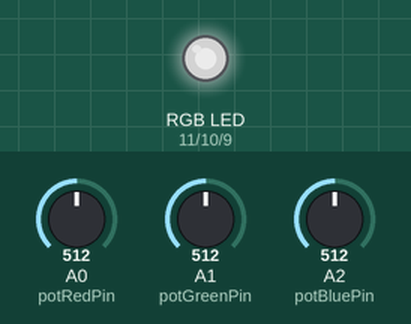
Simulated run of this sketch. Board: Arduino Uno, built with avr-gcc and run on an emulated ATmega328P. On the bench: an RGB LED mixed from three pins (HIGH = lit). The inputs (shaded band) are chosen by the test bench; at power-on: A0 (potRedPin) = 512, A1 (potGreenPin) = 512, A2 (potBluePin) = 512. Dim RGB values are drawn brighter than linear.

Above: at 1.2 s.
1.3 s: A0 (potRedPin) set to 716
At 2.1 s:
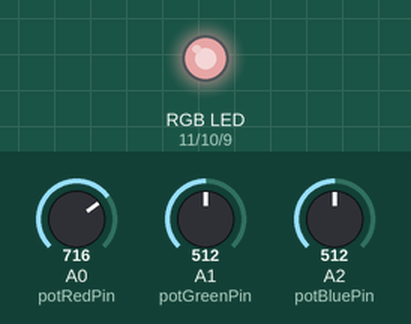
2.8 s: A1 (potGreenPin) set to 716
At 3.2 s:
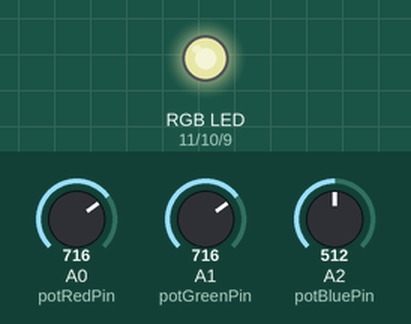
4.3 s: A2 (potBluePin) set to 716
At 5.5 s:
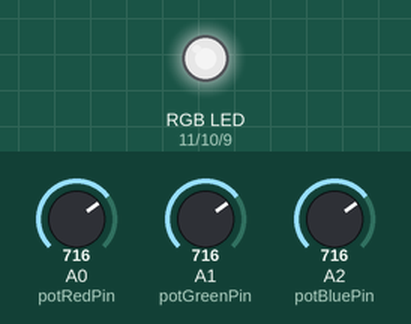
5.8 s: A0 (potRedPin) set to 900
At 6.7 s:
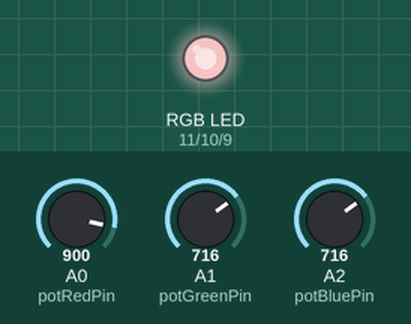
7.3 s: A1 (potGreenPin) set to 900
At 7.8 s:
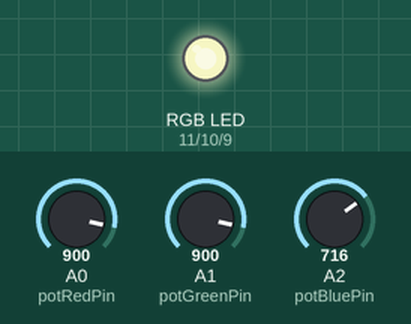
8.8 s: A2 (potBluePin) set to 900
At 10.2 s:
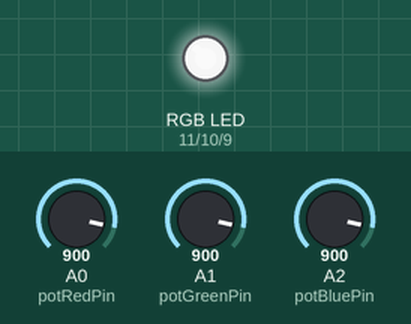
Timing chart, 0 to 11.3 s (numbered marks = the images above; inputs shaded):
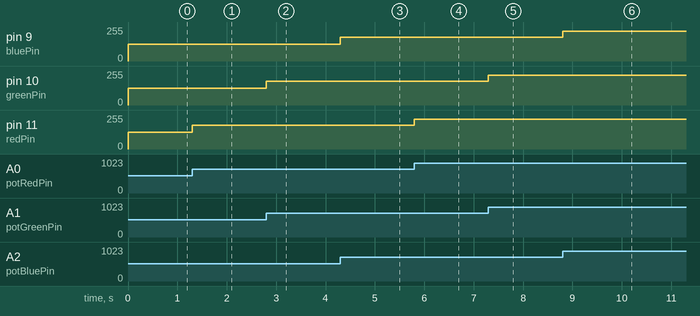

Measured:
- after the input at 1.3 s, pin 11 (redPin): 127/255 → 178/255 at once
- after the input at 2.8 s, pin 10 (greenPin): 127/255 → 178/255 at once
- after the input at 4.3 s, pin 9 (bluePin): 127/255 → 178/255 at once
- after the input at 5.8 s, pin 11 (redPin): 178/255 → 224/255 at once
- after the input at 7.3 s, pin 10 (greenPin): 178/255 → 224/255 at once
- after the input at 8.8 s, pin 9 (bluePin): 178/255 → 224/255 at once

The sketch:

Homework_1.ino
```cpp
const int potRedPin = A0;
const int potGreenPin = A1;
const int potBluePin = A2;

const int redPin = 11;
const int greenPin = 10;
const int bluePin = 9;

int potRedValue = 0;
int potGreenValue = 0;
int potBlueValue = 0;

const int minPotValue = 0;
const int maxPotValue = 1023;
const int minLedValue = 0;
const int maxLedvalue = 255;

void setup() {
  pinMode(redPin, OUTPUT);
  pinMode(greenPin, OUTPUT);
  pinMode(bluePin, OUTPUT);

  pinMode(potRedPin, INPUT);
  pinMode(potGreenPin, INPUT);
  pinMode(potBluePin, INPUT);
  Serial.begin(9600);
}

void loop() {
  potRedValue = analogRead(potRedPin);
  potGreenValue = analogRead(potGreenPin);
  potBlueValue = analogRead(potBluePin);

  setColor(potRedValue, potGreenValue, potBlueValue);
}

void setColor(int potRedValue, int greenPotValue, int potBlueValue) {
  analogWrite(redPin, map(potRedValue, minPotValue, maxPotValue, minLedValue, maxLedvalue));
  analogWrite(greenPin, map(potGreenValue, minPotValue, maxPotValue, minLedValue, maxLedvalue));
  analogWrite(bluePin, map(potBlueValue, minPotValue, maxPotValue, minLedValue, maxLedvalue));
}
```
